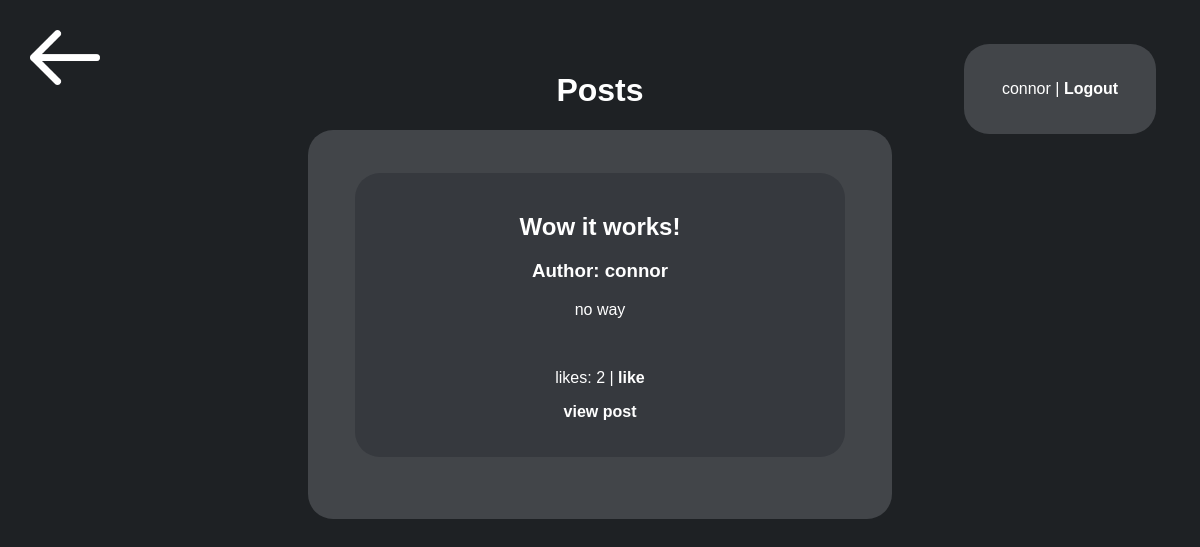
The app's page /recipient (signed in), older data.
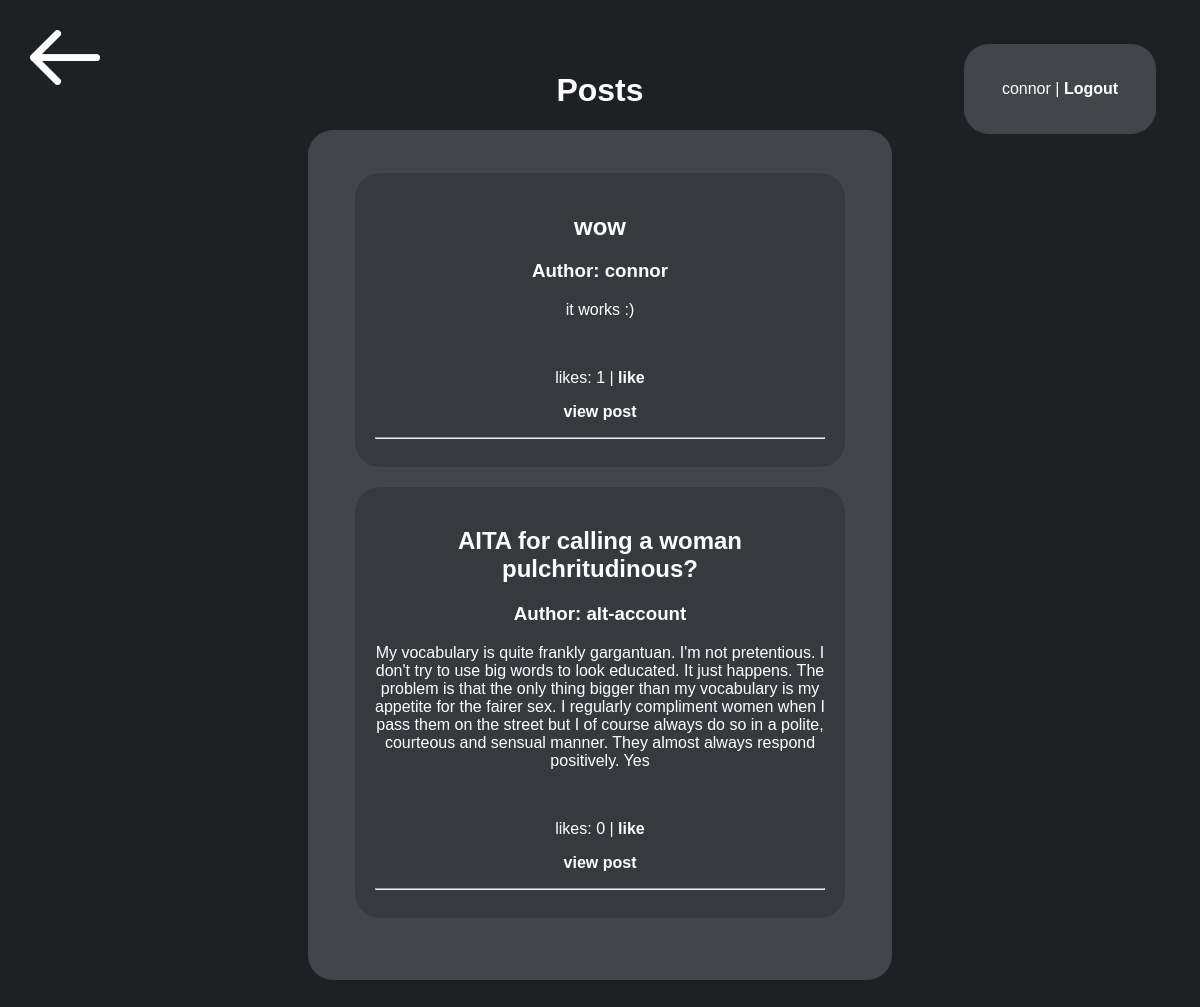
The same page, newer data.
### app.py (models this page shows, shortened)
class entry(db.Model):
    id = db.Column(db.Integer, primary_key=True)
    title = db.Column(db.String(150), nullable=False)
    content = db.Column(db.String(400), nullable=False)
    date_created = db.Column(db.DateTime, default=datetime.now)
    votes = db.Column(db.Integer, default=0)
    author = db.Column(db.Integer, nullable=False)
    author_name = db.Column(db.String(20), nullable=False)
    comments = db.relationship('comment', backref="entry", lazy=True, cascade='all, delete')

class User(UserMixin, db.Model):
    id = db.Column(db.Integer, primary_key=True)
    name = db.Column(db.String(20), nullable=False)
    pw_hash = db.Column(db.String(400), nullable=False)

### app.py (the view)
@app.route('/recipient')
def viewentries():
    submissions = entry.query.order_by(entry.date_created).all()
    return render_template('recipient.html', submissions=submissions, logged_in=current_user.is_authenticated, name=current_user.name)

### app.py (called while the page is built)
@login_manager.user_loader
def load_user(user_id):
    return User.query.get(int(user_id))

### templates/recipient.html (shortened to what this page needs)
{% extends 'base.html' %}
{% block body %}
<a href="/"><img src="{{ url_for('static', filename='images/back-arrow.png') }}" class="back"></a>
<h1>Posts</h1>
<div class="box">
    {% for entry in submissions %}
        <div class="postbox">
            <h2>{{ entry.title }}</h2>
            <h3>Author: {{ entry.author_name }}</h3>
            <p>{{ entry.content }}</p>
            <br>
            <p>likes: {{ entry.votes }} | <a href="/upvote-post/{{ entry.id }}" class="post-link">like</a></p>
            <p><b><a href="/post/{{entry.id}}" class="post-link">view post</a></b></p>
            {% if submissions|length > 1 %}
                <hr>
            {% endif %}
        </div>
    {% endfor %}
</div>
{% if logged_in %}
    <div class="login-bar">
        {{ name }} | <a href="/logout">Logout</a>
    </div>
{% else %}
    <div class="login-bar">
        <a href="/login">Login</a> | <a href="/signup">Signup</a>
    </div>
{% endif %}
<div class="messages">
</div>
{% endblock %}

### templates/base.html (shortened to what this page needs)
<!DOCTYPE html>
<html>
    <head>
        <link rel="stylesheet" href="{{ url_for('static', filename='css/main.css') }}">
    </head>
    <body>
        {% block body %}{% endblock %}
    </body>
</html>

### static/css/main.css (style rules this page uses)
body { background-color: rgb(30,33,36); font-family: sans-serif; text-align: center; margin: 6%; color: white; }
.box { background-color: rgb(66, 69, 73); width: 40%; min-width: 500px; margin:auto; border-radius: 25px; padding: 4%; }
img.back { position:absolute; width: 70px; top: 20px; left: 20px; padding:10px; }
.postbox { background-color: rgb(54,57,62); width: 90%; min-width: 450px; margin:auto; border-radius: 25px; padding: 4%; color:white; margin-bottom: 20px; }
a { color:white; font-weight:bold; text-decoration: none; }
.login-bar { background-color: rgb(66, 69, 73); margin: 2%; padding: 3%; width: 10%; border-radius: 25px; position: fixed; top: 20px; right: 20px; }
.messages { margin: 2%; padding: 3%; width: 10%; border-radius: 25px; position: fixed; top: 20px; left: 20px; }

Row changes from the older to the newer data that the page shows:
removed entry: title "Wow it works!", author_name "connor", content "no way", votes "2"
added entry: title "wow", author_name "connor", content "it works :)", votes "1"
added entry: title "AITA for calling a woman pulchritudinous?", author_name "alt-account", content "My vocabulary is quite frankly gargantuan. I'm not pretentious. I don't try to use big words to look educated. It just happens. The problem is that the only thing bigger than my vocabulary is my appetite for the fairer sex. I regularly compliment women when I pass them on the street but I of course always do so in a polite, courteous and sensual manner. They almost always respond positively. Yes", votes "0"
